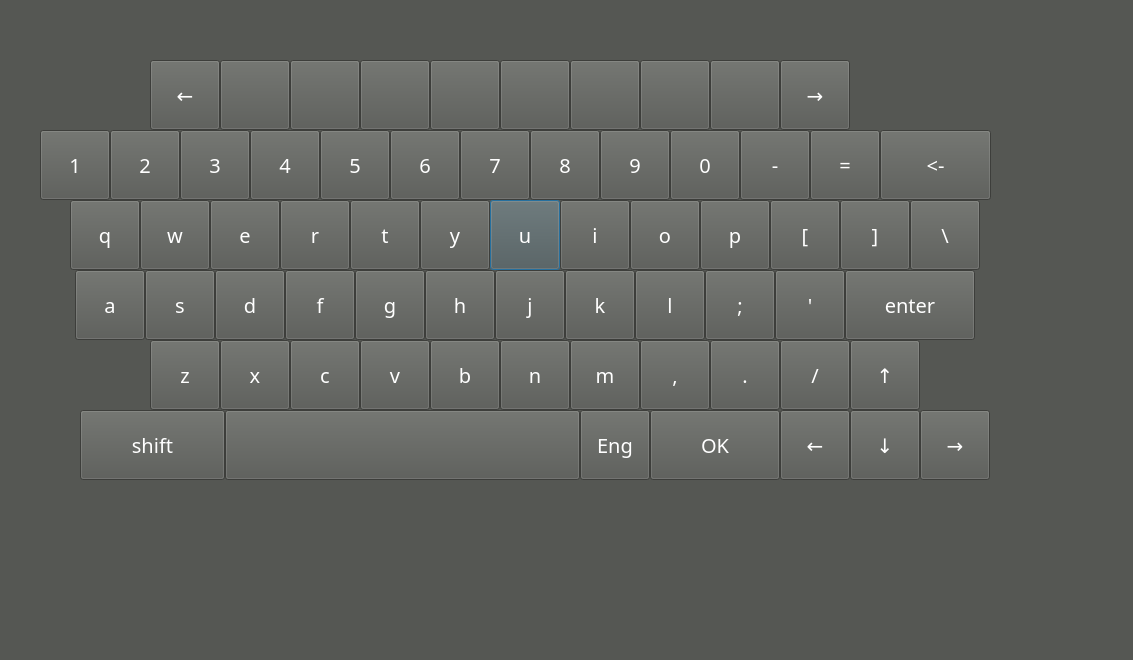
<?xml version="1.0" encoding="UTF-8"?>
<ui version="4.0">
 <class>Dialog</class>
 <widget class="QDialog" name="Dialog">
  <property name="geometry">
   <rect>
    <x>0</x>
    <y>0</y>
    <width>1133</width>
    <height>660</height>
   </rect>
  </property>
  <property name="windowTitle">
   <string>Dialog</string>
  </property>
  <property name="styleSheet">
   <string notr="true">background-color: rgb(85, 87, 83);
color: rgb(255, 255, 255);</string>
  </property>
  <widget class="QLineEdit" name="lineEdit_window">
   <property name="geometry">
    <rect>
     <x>40</x>
     <y>0</y>
     <width>631</width>
     <height>60</height>
    </rect>
   </property>
   <property name="minimumSize">
    <size>
     <width>0</width>
     <height>60</height>
    </size>
   </property>
   <property name="font">
    <font>
     <family>Noto Sans S Chinese</family>
     <pointsize>15</pointsize>
     <weight>50</weight>
     <italic>false</italic>
     <bold>false</bold>
    </font>
   </property>
   <property name="text">
    <string/>
   </property>
   <property name="frame">
    <bool>false</bool>
   </property>
  </widget>
  <widget class="QPushButton" name="pushButton_u">
   <property name="geometry">
    <rect>
     <x>490</x>
     <y>200</y>
     <width>70</width>
     <height>70</height>
    </rect>
   </property>
   <property name="minimumSize">
    <size>
     <width>0</width>
     <height>70</height>
    </size>
   </property>
   <property name="font">
    <font>
     <family>Noto Sans S Chinese</family>
     <pointsize>15</pointsize>
     <weight>50</weight>
     <italic>false</italic>
     <bold>false</bold>
    </font>
   </property>
   <property name="text">
    <string>u</string>
   </property>
  </widget>
  <widget class="QPushButton" name="pushButton_t">
   <property name="geometry">
    <rect>
     <x>350</x>
     <y>200</y>
     <width>70</width>
     <height>70</height>
    </rect>
   </property>
   <property name="minimumSize">
    <size>
     <width>0</width>
     <height>70</height>
    </size>
   </property>
   <property name="font">
    <font>
     <family>Noto Sans S Chinese</family>
     <pointsize>15</pointsize>
     <weight>50</weight>
     <italic>false</italic>
     <bold>false</bold>
    </font>
   </property>
   <property name="text">
    <string>t</string>
   </property>
  </widget>
  <widget class="QPushButton" name="pushButton_y">
   <property name="geometry">
    <rect>
     <x>420</x>
     <y>200</y>
     <width>70</width>
     <height>70</height>
    </rect>
   </property>
   <property name="minimumSize">
    <size>
     <width>0</width>
     <height>70</height>
    </size>
   </property>
   <property name="font">
    <font>
     <family>Noto Sans S Chinese</family>
     <pointsize>15</pointsize>
     <weight>50</weight>
     <italic>false</italic>
     <bold>false</bold>
    </font>
   </property>
   <property name="text">
    <string>y</string>
   </property>
  </widget>
  <widget class="QPushButton" name="pushButton_i">
   <property name="geometry">
    <rect>
     <x>560</x>
     <y>200</y>
     <width>70</width>
     <height>70</height>
    </rect>
   </property>
   <property name="minimumSize">
    <size>
     <width>0</width>
     <height>70</height>
    </size>
   </property>
   <property name="font">
    <font>
     <family>Noto Sans S Chinese</family>
     <pointsize>15</pointsize>
     <weight>50</weight>
     <italic>false</italic>
     <bold>false</bold>
    </font>
   </property>
   <property name="text">
    <string>i</string>
   </property>
  </widget>
  <widget class="QPushButton" name="pushButton_q">
   <property name="geometry">
    <rect>
     <x>70</x>
     <y>200</y>
     <width>70</width>
     <height>70</height>
    </rect>
   </property>
   <property name="minimumSize">
    <size>
     <width>0</width>
     <height>70</height>
    </size>
   </property>
   <property name="font">
    <font>
     <family>Noto Sans S Chinese</family>
     <pointsize>15</pointsize>
     <weight>50</weight>
     <italic>false</italic>
     <bold>false</bold>
    </font>
   </property>
   <property name="text">
    <string>q</string>
   </property>
  </widget>
  <widget class="QPushButton" name="pushButton_zuokuo">
   <property name="geometry">
    <rect>
     <x>770</x>
     <y>200</y>
     <width>70</width>
     <height>70</height>
    </rect>
   </property>
   <property name="minimumSize">
    <size>
     <width>0</width>
     <height>70</height>
    </size>
   </property>
   <property name="font">
    <font>
     <family>Noto Sans S Chinese</family>
     <pointsize>15</pointsize>
     <weight>50</weight>
     <italic>false</italic>
     <bold>false</bold>
    </font>
   </property>
   <property name="text">
    <string>[</string>
   </property>
  </widget>
  <widget class="QPushButton" name="pushButton_p">
   <property name="geometry">
    <rect>
     <x>700</x>
     <y>200</y>
     <width>70</width>
     <height>70</height>
    </rect>
   </property>
   <property name="minimumSize">
    <size>
     <width>0</width>
     <height>70</height>
    </size>
   </property>
   <property name="font">
    <font>
     <family>Noto Sans S Chinese</family>
     <pointsize>15</pointsize>
     <weight>50</weight>
     <italic>false</italic>
     <bold>false</bold>
    </font>
   </property>
   <property name="text">
    <string>p</string>
   </property>
  </widget>
  <widget class="QPushButton" name="pushButton_r">
   <property name="geometry">
    <rect>
     <x>280</x>
     <y>200</y>
     <width>70</width>
     <height>70</height>
    </rect>
   </property>
   <property name="minimumSize">
    <size>
     <width>0</width>
     <height>70</height>
    </size>
   </property>
   <property name="font">
    <font>
     <family>Noto Sans S Chinese</family>
     <pointsize>15</pointsize>
     <weight>50</weight>
     <italic>false</italic>
     <bold>false</bold>
    </font>
   </property>
   <property name="text">
    <string>r</string>
   </property>
  </widget>
  <widget class="QPushButton" name="pushButton_youkuo">
   <property name="geometry">
    <rect>
     <x>840</x>
     <y>200</y>
     <width>70</width>
     <height>70</height>
    </rect>
   </property>
   <property name="minimumSize">
    <size>
     <width>0</width>
     <height>70</height>
    </size>
   </property>
   <property name="font">
    <font>
     <family>Noto Sans S Chinese</family>
     <pointsize>15</pointsize>
     <weight>50</weight>
     <italic>false</italic>
     <bold>false</bold>
    </font>
   </property>
   <property name="text">
    <string>]</string>
   </property>
  </widget>
  <widget class="QPushButton" name="pushButton_w">
   <property name="geometry">
    <rect>
     <x>140</x>
     <y>200</y>
     <width>70</width>
     <height>70</height>
    </rect>
   </property>
   <property name="minimumSize">
    <size>
     <width>0</width>
     <height>70</height>
    </size>
   </property>
   <property name="font">
    <font>
     <family>Noto Sans S Chinese</family>
     <pointsize>15</pointsize>
     <weight>50</weight>
     <italic>false</italic>
     <bold>false</bold>
    </font>
   </property>
   <property name="text">
    <string>w</string>
   </property>
  </widget>
  <widget class="QPushButton" name="pushButton_o">
   <property name="geometry">
    <rect>
     <x>630</x>
     <y>200</y>
     <width>70</width>
     <height>70</height>
    </rect>
   </property>
   <property name="minimumSize">
    <size>
     <width>0</width>
     <height>70</height>
    </size>
   </property>
   <property name="font">
    <font>
     <family>Noto Sans S Chinese</family>
     <pointsize>15</pointsize>
     <weight>50</weight>
     <italic>false</italic>
     <bold>false</bold>
    </font>
   </property>
   <property name="text">
    <string>o</string>
   </property>
  </widget>
  <widget class="QPushButton" name="pushButton_e">
   <property name="geometry">
    <rect>
     <x>210</x>
     <y>200</y>
     <width>70</width>
     <height>70</height>
    </rect>
   </property>
   <property name="minimumSize">
    <size>
     <width>0</width>
     <height>70</height>
    </size>
   </property>
   <property name="font">
    <font>
     <family>Noto Sans S Chinese</family>
     <pointsize>15</pointsize>
     <weight>50</weight>
     <italic>false</italic>
     <bold>false</bold>
    </font>
   </property>
   <property name="text">
    <string>e</string>
   </property>
  </widget>
  <widget class="QPushButton" name="pushButton_j">
   <property name="geometry">
    <rect>
     <x>495</x>
     <y>270</y>
     <width>70</width>
     <height>70</height>
    </rect>
   </property>
   <property name="minimumSize">
    <size>
     <width>0</width>
     <height>70</height>
    </size>
   </property>
   <property name="font">
    <font>
     <family>Noto Sans S Chinese</family>
     <pointsize>15</pointsize>
     <weight>50</weight>
     <italic>false</italic>
     <bold>false</bold>
    </font>
   </property>
   <property name="text">
    <string>j</string>
   </property>
  </widget>
  <widget class="QPushButton" name="pushButton_g">
   <property name="geometry">
    <rect>
     <x>355</x>
     <y>270</y>
     <width>70</width>
     <height>70</height>
    </rect>
   </property>
   <property name="minimumSize">
    <size>
     <width>0</width>
     <height>70</height>
    </size>
   </property>
   <property name="font">
    <font>
     <family>Noto Sans S Chinese</family>
     <pointsize>15</pointsize>
     <weight>50</weight>
     <italic>false</italic>
     <bold>false</bold>
    </font>
   </property>
   <property name="text">
    <string>g</string>
   </property>
  </widget>
  <widget class="QPushButton" name="pushButton_h">
   <property name="geometry">
    <rect>
     <x>425</x>
     <y>270</y>
     <width>70</width>
     <height>70</height>
    </rect>
   </property>
   <property name="minimumSize">
    <size>
     <width>0</width>
     <height>70</height>
    </size>
   </property>
   <property name="font">
    <font>
     <family>Noto Sans S Chinese</family>
     <pointsize>15</pointsize>
     <weight>50</weight>
     <italic>false</italic>
     <bold>false</bold>
    </font>
   </property>
   <property name="text">
    <string>h</string>
   </property>
  </widget>
  <widget class="QPushButton" name="pushButton_k">
   <property name="geometry">
    <rect>
     <x>565</x>
     <y>270</y>
     <width>70</width>
     <height>70</height>
    </rect>
   </property>
   <property name="minimumSize">
    <size>
     <width>0</width>
     <height>70</height>
    </size>
   </property>
   <property name="font">
    <font>
     <family>Noto Sans S Chinese</family>
     <pointsize>15</pointsize>
     <weight>50</weight>
     <italic>false</italic>
     <bold>false</bold>
    </font>
   </property>
   <property name="text">
    <string>k</string>
   </property>
  </widget>
  <widget class="QPushButton" name="pushButton_a">
   <property name="geometry">
    <rect>
     <x>75</x>
     <y>270</y>
     <width>70</width>
     <height>70</height>
    </rect>
   </property>
   <property name="minimumSize">
    <size>
     <width>0</width>
     <height>70</height>
    </size>
   </property>
   <property name="font">
    <font>
     <family>Noto Sans S Chinese</family>
     <pointsize>15</pointsize>
     <weight>50</weight>
     <italic>false</italic>
     <bold>false</bold>
    </font>
   </property>
   <property name="text">
    <string>a</string>
   </property>
  </widget>
  <widget class="QPushButton" name="pushButton_quote">
   <property name="geometry">
    <rect>
     <x>775</x>
     <y>270</y>
     <width>70</width>
     <height>70</height>
    </rect>
   </property>
   <property name="minimumSize">
    <size>
     <width>0</width>
     <height>70</height>
    </size>
   </property>
   <property name="font">
    <font>
     <family>Noto Sans S Chinese</family>
     <pointsize>15</pointsize>
     <weight>50</weight>
     <italic>false</italic>
     <bold>false</bold>
    </font>
   </property>
   <property name="text">
    <string>'</string>
   </property>
  </widget>
  <widget class="QPushButton" name="pushButton_semicolon">
   <property name="geometry">
    <rect>
     <x>705</x>
     <y>270</y>
     <width>70</width>
     <height>70</height>
    </rect>
   </property>
   <property name="minimumSize">
    <size>
     <width>0</width>
     <height>70</height>
    </size>
   </property>
   <property name="font">
    <font>
     <family>Noto Sans S Chinese</family>
     <pointsize>15</pointsize>
     <weight>50</weight>
     <italic>false</italic>
     <bold>false</bold>
    </font>
   </property>
   <property name="text">
    <string>;</string>
   </property>
  </widget>
  <widget class="QPushButton" name="pushButton_f">
   <property name="geometry">
    <rect>
     <x>285</x>
     <y>270</y>
     <width>70</width>
     <height>70</height>
    </rect>
   </property>
   <property name="minimumSize">
    <size>
     <width>0</width>
     <height>70</height>
    </size>
   </property>
   <property name="font">
    <font>
     <family>Noto Sans S Chinese</family>
     <pointsize>15</pointsize>
     <weight>50</weight>
     <italic>false</italic>
     <bold>false</bold>
    </font>
   </property>
   <property name="text">
    <string>f</string>
   </property>
  </widget>
  <widget class="QPushButton" name="pushButton_enter">
   <property name="geometry">
    <rect>
     <x>845</x>
     <y>270</y>
     <width>130</width>
     <height>70</height>
    </rect>
   </property>
   <property name="minimumSize">
    <size>
     <width>0</width>
     <height>70</height>
    </size>
   </property>
   <property name="font">
    <font>
     <family>Noto Sans S Chinese</family>
     <pointsize>15</pointsize>
     <weight>50</weight>
     <italic>false</italic>
     <bold>false</bold>
    </font>
   </property>
   <property name="text">
    <string>enter</string>
   </property>
  </widget>
  <widget class="QPushButton" name="pushButton_s">
   <property name="geometry">
    <rect>
     <x>145</x>
     <y>270</y>
     <width>70</width>
     <height>70</height>
    </rect>
   </property>
   <property name="minimumSize">
    <size>
     <width>0</width>
     <height>70</height>
    </size>
   </property>
   <property name="font">
    <font>
     <family>Noto Sans S Chinese</family>
     <pointsize>15</pointsize>
     <weight>50</weight>
     <italic>false</italic>
     <bold>false</bold>
    </font>
   </property>
   <property name="text">
    <string>s</string>
   </property>
  </widget>
  <widget class="QPushButton" name="pushButton_l">
   <property name="geometry">
    <rect>
     <x>635</x>
     <y>270</y>
     <width>70</width>
     <height>70</height>
    </rect>
   </property>
   <property name="minimumSize">
    <size>
     <width>0</width>
     <height>70</height>
    </size>
   </property>
   <property name="font">
    <font>
     <family>Noto Sans S Chinese</family>
     <pointsize>15</pointsize>
     <weight>50</weight>
     <italic>false</italic>
     <bold>false</bold>
    </font>
   </property>
   <property name="text">
    <string>l</string>
   </property>
  </widget>
  <widget class="QPushButton" name="pushButton_d">
   <property name="geometry">
    <rect>
     <x>215</x>
     <y>270</y>
     <width>70</width>
     <height>70</height>
    </rect>
   </property>
   <property name="minimumSize">
    <size>
     <width>0</width>
     <height>70</height>
    </size>
   </property>
   <property name="font">
    <font>
     <family>Noto Sans S Chinese</family>
     <pointsize>15</pointsize>
     <weight>50</weight>
     <italic>false</italic>
     <bold>false</bold>
    </font>
   </property>
   <property name="text">
    <string>d</string>
   </property>
  </widget>
  <widget class="QPushButton" name="pushButton_m">
   <property name="geometry">
    <rect>
     <x>570</x>
     <y>340</y>
     <width>70</width>
     <height>70</height>
    </rect>
   </property>
   <property name="minimumSize">
    <size>
     <width>0</width>
     <height>70</height>
    </size>
   </property>
   <property name="font">
    <font>
     <family>Noto Sans S Chinese</family>
     <pointsize>15</pointsize>
     <weight>50</weight>
     <italic>false</italic>
     <bold>false</bold>
    </font>
   </property>
   <property name="text">
    <string>m</string>
   </property>
  </widget>
  <widget class="QPushButton" name="pushButton_b">
   <property name="geometry">
    <rect>
     <x>430</x>
     <y>340</y>
     <width>70</width>
     <height>70</height>
    </rect>
   </property>
   <property name="minimumSize">
    <size>
     <width>0</width>
     <height>70</height>
    </size>
   </property>
   <property name="font">
    <font>
     <family>Noto Sans S Chinese</family>
     <pointsize>15</pointsize>
     <weight>50</weight>
     <italic>false</italic>
     <bold>false</bold>
    </font>
   </property>
   <property name="text">
    <string>b</string>
   </property>
  </widget>
  <widget class="QPushButton" name="pushButton_n">
   <property name="geometry">
    <rect>
     <x>500</x>
     <y>340</y>
     <width>70</width>
     <height>70</height>
    </rect>
   </property>
   <property name="minimumSize">
    <size>
     <width>0</width>
     <height>70</height>
    </size>
   </property>
   <property name="font">
    <font>
     <family>Noto Sans S Chinese</family>
     <pointsize>15</pointsize>
     <weight>50</weight>
     <italic>false</italic>
     <bold>false</bold>
    </font>
   </property>
   <property name="text">
    <string>n</string>
   </property>
  </widget>
  <widget class="QPushButton" name="pushButton_comma">
   <property name="geometry">
    <rect>
     <x>640</x>
     <y>340</y>
     <width>70</width>
     <height>70</height>
    </rect>
   </property>
   <property name="minimumSize">
    <size>
     <width>0</width>
     <height>70</height>
    </size>
   </property>
   <property name="font">
    <font>
     <family>Noto Sans S Chinese</family>
     <pointsize>15</pointsize>
     <weight>50</weight>
     <italic>false</italic>
     <bold>false</bold>
    </font>
   </property>
   <property name="text">
    <string>,</string>
   </property>
  </widget>
  <widget class="QPushButton" name="pushButton_z">
   <property name="geometry">
    <rect>
     <x>150</x>
     <y>340</y>
     <width>70</width>
     <height>70</height>
    </rect>
   </property>
   <property name="minimumSize">
    <size>
     <width>0</width>
     <height>70</height>
    </size>
   </property>
   <property name="font">
    <font>
     <family>Noto Sans S Chinese</family>
     <pointsize>15</pointsize>
     <weight>50</weight>
     <italic>false</italic>
     <bold>false</bold>
    </font>
   </property>
   <property name="text">
    <string>z</string>
   </property>
  </widget>
  <widget class="QPushButton" name="pushButton_splash">
   <property name="geometry">
    <rect>
     <x>780</x>
     <y>340</y>
     <width>70</width>
     <height>70</height>
    </rect>
   </property>
   <property name="minimumSize">
    <size>
     <width>0</width>
     <height>70</height>
    </size>
   </property>
   <property name="font">
    <font>
     <family>Noto Sans S Chinese</family>
     <pointsize>15</pointsize>
     <weight>50</weight>
     <italic>false</italic>
     <bold>false</bold>
    </font>
   </property>
   <property name="text">
    <string>/</string>
   </property>
  </widget>
  <widget class="QPushButton" name="pushButton_v">
   <property name="geometry">
    <rect>
     <x>360</x>
     <y>340</y>
     <width>70</width>
     <height>70</height>
    </rect>
   </property>
   <property name="minimumSize">
    <size>
     <width>0</width>
     <height>70</height>
    </size>
   </property>
   <property name="font">
    <font>
     <family>Noto Sans S Chinese</family>
     <pointsize>15</pointsize>
     <weight>50</weight>
     <italic>false</italic>
     <bold>false</bold>
    </font>
   </property>
   <property name="text">
    <string>v</string>
   </property>
  </widget>
  <widget class="QPushButton" name="pushButton_x">
   <property name="geometry">
    <rect>
     <x>220</x>
     <y>340</y>
     <width>70</width>
     <height>70</height>
    </rect>
   </property>
   <property name="minimumSize">
    <size>
     <width>0</width>
     <height>70</height>
    </size>
   </property>
   <property name="font">
    <font>
     <family>Noto Sans S Chinese</family>
     <pointsize>15</pointsize>
     <weight>50</weight>
     <italic>false</italic>
     <bold>false</bold>
    </font>
   </property>
   <property name="text">
    <string>x</string>
   </property>
  </widget>
  <widget class="QPushButton" name="pushButton_period">
   <property name="geometry">
    <rect>
     <x>710</x>
     <y>340</y>
     <width>70</width>
     <height>70</height>
    </rect>
   </property>
   <property name="minimumSize">
    <size>
     <width>0</width>
     <height>70</height>
    </size>
   </property>
   <property name="font">
    <font>
     <family>Noto Sans S Chinese</family>
     <pointsize>15</pointsize>
     <weight>50</weight>
     <italic>false</italic>
     <bold>false</bold>
    </font>
   </property>
   <property name="text">
    <string>.</string>
   </property>
  </widget>
  <widget class="QPushButton" name="pushButton_c">
   <property name="geometry">
    <rect>
     <x>290</x>
     <y>340</y>
     <width>70</width>
     <height>70</height>
    </rect>
   </property>
   <property name="minimumSize">
    <size>
     <width>0</width>
     <height>70</height>
    </size>
   </property>
   <property name="font">
    <font>
     <family>Noto Sans S Chinese</family>
     <pointsize>15</pointsize>
     <weight>50</weight>
     <italic>false</italic>
     <bold>false</bold>
    </font>
   </property>
   <property name="text">
    <string>c</string>
   </property>
  </widget>
  <widget class="QPushButton" name="pushButton_shift">
   <property name="geometry">
    <rect>
     <x>80</x>
     <y>410</y>
     <width>145</width>
     <height>70</height>
    </rect>
   </property>
   <property name="minimumSize">
    <size>
     <width>0</width>
     <height>70</height>
    </size>
   </property>
   <property name="font">
    <font>
     <family>Noto Sans S Chinese</family>
     <pointsize>15</pointsize>
     <weight>50</weight>
     <italic>false</italic>
     <bold>false</bold>
    </font>
   </property>
   <property name="text">
    <string>shift</string>
   </property>
  </widget>
  <widget class="QPushButton" name="pushButton_whitespace">
   <property name="geometry">
    <rect>
     <x>225</x>
     <y>410</y>
     <width>355</width>
     <height>70</height>
    </rect>
   </property>
   <property name="minimumSize">
    <size>
     <width>0</width>
     <height>70</height>
    </size>
   </property>
   <property name="font">
    <font>
     <family>Noto Sans S Chinese</family>
     <pointsize>15</pointsize>
     <weight>50</weight>
     <italic>false</italic>
     <bold>false</bold>
    </font>
   </property>
   <property name="text">
    <string/>
   </property>
  </widget>
  <widget class="QPushButton" name="pushButton_up">
   <property name="geometry">
    <rect>
     <x>850</x>
     <y>340</y>
     <width>70</width>
     <height>70</height>
    </rect>
   </property>
   <property name="minimumSize">
    <size>
     <width>0</width>
     <height>70</height>
    </size>
   </property>
   <property name="font">
    <font>
     <family>Noto Sans S Chinese</family>
     <pointsize>15</pointsize>
     <weight>50</weight>
     <italic>false</italic>
     <bold>false</bold>
    </font>
   </property>
   <property name="text">
    <string>↑</string>
   </property>
  </widget>
  <widget class="QPushButton" name="pushButton_backsplash">
   <property name="geometry">
    <rect>
     <x>910</x>
     <y>200</y>
     <width>70</width>
     <height>70</height>
    </rect>
   </property>
   <property name="minimumSize">
    <size>
     <width>0</width>
     <height>70</height>
    </size>
   </property>
   <property name="font">
    <font>
     <family>Noto Sans S Chinese</family>
     <pointsize>15</pointsize>
     <weight>50</weight>
     <italic>false</italic>
     <bold>false</bold>
    </font>
   </property>
   <property name="text">
    <string>\</string>
   </property>
  </widget>
  <widget class="QPushButton" name="pushButton_left">
   <property name="geometry">
    <rect>
     <x>780</x>
     <y>410</y>
     <width>70</width>
     <height>70</height>
    </rect>
   </property>
   <property name="minimumSize">
    <size>
     <width>0</width>
     <height>70</height>
    </size>
   </property>
   <property name="font">
    <font>
     <family>Noto Sans S Chinese</family>
     <pointsize>15</pointsize>
     <weight>50</weight>
     <italic>false</italic>
     <bold>false</bold>
    </font>
   </property>
   <property name="text">
    <string>←</string>
   </property>
  </widget>
  <widget class="QPushButton" name="pushButton_right">
   <property name="geometry">
    <rect>
     <x>920</x>
     <y>410</y>
     <width>70</width>
     <height>70</height>
    </rect>
   </property>
   <property name="minimumSize">
    <size>
     <width>0</width>
     <height>70</height>
    </size>
   </property>
   <property name="font">
    <font>
     <family>Noto Sans S Chinese</family>
     <pointsize>15</pointsize>
     <weight>50</weight>
     <italic>false</italic>
     <bold>false</bold>
    </font>
   </property>
   <property name="text">
    <string>→</string>
   </property>
  </widget>
  <widget class="QPushButton" name="pushButton_down">
   <property name="geometry">
    <rect>
     <x>850</x>
     <y>410</y>
     <width>70</width>
     <height>70</height>
    </rect>
   </property>
   <property name="minimumSize">
    <size>
     <width>0</width>
     <height>70</height>
    </size>
   </property>
   <property name="font">
    <font>
     <family>Noto Sans S Chinese</family>
     <pointsize>15</pointsize>
     <weight>50</weight>
     <italic>false</italic>
     <bold>false</bold>
    </font>
   </property>
   <property name="text">
    <string>↓</string>
   </property>
  </widget>
  <widget class="QPushButton" name="pushButton_n2">
   <property name="geometry">
    <rect>
     <x>110</x>
     <y>130</y>
     <width>70</width>
     <height>70</height>
    </rect>
   </property>
   <property name="minimumSize">
    <size>
     <width>70</width>
     <height>70</height>
    </size>
   </property>
   <property name="font">
    <font>
     <family>Noto Sans S Chinese</family>
     <pointsize>15</pointsize>
     <weight>50</weight>
     <italic>false</italic>
     <bold>false</bold>
    </font>
   </property>
   <property name="focusPolicy">
    <enum>Qt::ClickFocus</enum>
   </property>
   <property name="text">
    <string>2</string>
   </property>
  </widget>
  <widget class="QPushButton" name="pushButton_is_hanzi">
   <property name="geometry">
    <rect>
     <x>580</x>
     <y>410</y>
     <width>70</width>
     <height>70</height>
    </rect>
   </property>
   <property name="minimumSize">
    <size>
     <width>0</width>
     <height>70</height>
    </size>
   </property>
   <property name="font">
    <font>
     <family>Noto Sans S Chinese</family>
     <pointsize>15</pointsize>
     <weight>50</weight>
     <italic>false</italic>
     <bold>false</bold>
    </font>
   </property>
   <property name="text">
    <string>Eng</string>
   </property>
  </widget>
  <widget class="QPushButton" name="pushButton_ok">
   <property name="geometry">
    <rect>
     <x>650</x>
     <y>410</y>
     <width>130</width>
     <height>70</height>
    </rect>
   </property>
   <property name="minimumSize">
    <size>
     <width>0</width>
     <height>70</height>
    </size>
   </property>
   <property name="palette">
    <palette>
     <active>
      <colorrole role="WindowText">
       <brush brushstyle="SolidPattern">
        <color alpha="255">
         <red>255</red>
         <green>255</green>
         <blue>255</blue>
        </color>
       </brush>
      </colorrole>
      <colorrole role="Button">
       <brush brushstyle="SolidPattern">
        <color alpha="255">
         <red>85</red>
         <green>87</green>
         <blue>83</blue>
        </color>
       </brush>
      </colorrole>
      <colorrole role="Text">
       <brush brushstyle="SolidPattern">
        <color alpha="255">
         <red>255</red>
         <green>255</green>
         <blue>255</blue>
        </color>
       </brush>
      </colorrole>
      <colorrole role="ButtonText">
       <brush brushstyle="SolidPattern">
        <color alpha="255">
         <red>255</red>
         <green>255</green>
         <blue>255</blue>
        </color>
       </brush>
      </colorrole>
      <colorrole role="Base">
       <brush brushstyle="SolidPattern">
        <color alpha="255">
         <red>85</red>
         <green>87</green>
         <blue>83</blue>
        </color>
       </brush>
      </colorrole>
      <colorrole role="Window">
       <brush brushstyle="SolidPattern">
        <color alpha="255">
         <red>85</red>
         <green>87</green>
         <blue>83</blue>
        </color>
       </brush>
      </colorrole>
     </active>
     <inactive>
      <colorrole role="WindowText">
       <brush brushstyle="SolidPattern">
        <color alpha="255">
         <red>255</red>
         <green>255</green>
         <blue>255</blue>
        </color>
       </brush>
      </colorrole>
      <colorrole role="Button">
       <brush brushstyle="SolidPattern">
        <color alpha="255">
         <red>85</red>
         <green>87</green>
         <blue>83</blue>
        </color>
       </brush>
      </colorrole>
      <colorrole role="Text">
       <brush brushstyle="SolidPattern">
        <color alpha="255">
         <red>255</red>
         <green>255</green>
         <blue>255</blue>
        </color>
       </brush>
      </colorrole>
      <colorrole role="ButtonText">
       <brush brushstyle="SolidPattern">
        <color alpha="255">
         <red>255</red>
         <green>255</green>
         <blue>255</blue>
        </color>
       </brush>
      </colorrole>
      <colorrole role="Base">
       <brush brushstyle="SolidPattern">
        <color alpha="255">
         <red>85</red>
         <green>87</green>
         <blue>83</blue>
        </color>
       </brush>
      </colorrole>
      <colorrole role="Window">
       <brush brushstyle="SolidPattern">
        <color alpha="255">
         <red>85</red>
         <green>87</green>
         <blue>83</blue>
        </color>
       </brush>
      </colorrole>
     </inactive>
     <disabled>
      <colorrole role="WindowText">
       <brush brushstyle="SolidPattern">
        <color alpha="255">
         <red>255</red>
         <green>255</green>
         <blue>255</blue>
        </color>
       </brush>
      </colorrole>
      <colorrole role="Button">
       <brush brushstyle="SolidPattern">
        <color alpha="255">
         <red>85</red>
         <green>87</green>
         <blue>83</blue>
        </color>
       </brush>
      </colorrole>
      <colorrole role="Text">
       <brush brushstyle="SolidPattern">
        <color alpha="255">
         <red>255</red>
         <green>255</green>
         <blue>255</blue>
        </color>
       </brush>
      </colorrole>
      <colorrole role="ButtonText">
       <brush brushstyle="SolidPattern">
        <color alpha="255">
         <red>255</red>
         <green>255</green>
         <blue>255</blue>
        </color>
       </brush>
      </colorrole>
      <colorrole role="Base">
       <brush brushstyle="SolidPattern">
        <color alpha="255">
         <red>85</red>
         <green>87</green>
         <blue>83</blue>
        </color>
       </brush>
      </colorrole>
      <colorrole role="Window">
       <brush brushstyle="SolidPattern">
        <color alpha="255">
         <red>85</red>
         <green>87</green>
         <blue>83</blue>
        </color>
       </brush>
      </colorrole>
     </disabled>
    </palette>
   </property>
   <property name="font">
    <font>
     <family>Noto Sans S Chinese</family>
     <pointsize>15</pointsize>
     <weight>50</weight>
     <italic>false</italic>
     <bold>false</bold>
    </font>
   </property>
   <property name="text">
    <string>OK</string>
   </property>
  </widget>
  <widget class="QPushButton" name="pushButton_hanzi_7">
   <property name="geometry">
    <rect>
     <x>570</x>
     <y>60</y>
     <width>70</width>
     <height>70</height>
    </rect>
   </property>
   <property name="minimumSize">
    <size>
     <width>70</width>
     <height>70</height>
    </size>
   </property>
   <property name="font">
    <font>
     <family>Noto Sans S Chinese</family>
     <pointsize>10</pointsize>
     <weight>50</weight>
     <italic>false</italic>
     <bold>false</bold>
    </font>
   </property>
   <property name="text">
    <string/>
   </property>
  </widget>
  <widget class="QPushButton" name="pushButton_hanzi_5">
   <property name="geometry">
    <rect>
     <x>500</x>
     <y>60</y>
     <width>70</width>
     <height>70</height>
    </rect>
   </property>
   <property name="minimumSize">
    <size>
     <width>70</width>
     <height>70</height>
    </size>
   </property>
   <property name="font">
    <font>
     <family>Noto Sans S Chinese</family>
     <pointsize>10</pointsize>
     <weight>50</weight>
     <italic>false</italic>
     <bold>false</bold>
    </font>
   </property>
   <property name="text">
    <string/>
   </property>
  </widget>
  <widget class="QPushButton" name="pushButton_hanzi_6">
   <property name="geometry">
    <rect>
     <x>640</x>
     <y>60</y>
     <width>70</width>
     <height>70</height>
    </rect>
   </property>
   <property name="minimumSize">
    <size>
     <width>70</width>
     <height>70</height>
    </size>
   </property>
   <property name="font">
    <font>
     <family>Noto Sans S Chinese</family>
     <pointsize>10</pointsize>
     <weight>50</weight>
     <italic>false</italic>
     <bold>false</bold>
    </font>
   </property>
   <property name="text">
    <string/>
   </property>
  </widget>
  <widget class="QPushButton" name="pushButton_hanzi_8">
   <property name="geometry">
    <rect>
     <x>710</x>
     <y>60</y>
     <width>70</width>
     <height>70</height>
    </rect>
   </property>
   <property name="minimumSize">
    <size>
     <width>70</width>
     <height>70</height>
    </size>
   </property>
   <property name="font">
    <font>
     <family>Noto Sans S Chinese</family>
     <pointsize>10</pointsize>
     <weight>50</weight>
     <italic>false</italic>
     <bold>false</bold>
    </font>
   </property>
   <property name="text">
    <string/>
   </property>
  </widget>
  <widget class="QPushButton" name="pushButton_hanzi_4">
   <property name="geometry">
    <rect>
     <x>430</x>
     <y>60</y>
     <width>70</width>
     <height>70</height>
    </rect>
   </property>
   <property name="minimumSize">
    <size>
     <width>70</width>
     <height>70</height>
    </size>
   </property>
   <property name="font">
    <font>
     <family>Noto Sans S Chinese</family>
     <pointsize>10</pointsize>
     <weight>50</weight>
     <italic>false</italic>
     <bold>false</bold>
    </font>
   </property>
   <property name="text">
    <string/>
   </property>
  </widget>
  <widget class="QPushButton" name="pushButton_hanzi_2">
   <property name="geometry">
    <rect>
     <x>290</x>
     <y>60</y>
     <width>70</width>
     <height>70</height>
    </rect>
   </property>
   <property name="minimumSize">
    <size>
     <width>70</width>
     <height>70</height>
    </size>
   </property>
   <property name="font">
    <font>
     <family>Noto Sans S Chinese</family>
     <pointsize>10</pointsize>
     <weight>50</weight>
     <italic>false</italic>
     <bold>false</bold>
    </font>
   </property>
   <property name="text">
    <string/>
   </property>
  </widget>
  <widget class="QPushButton" name="pushButton_hanzi_3">
   <property name="geometry">
    <rect>
     <x>360</x>
     <y>60</y>
     <width>70</width>
     <height>70</height>
    </rect>
   </property>
   <property name="minimumSize">
    <size>
     <width>70</width>
     <height>70</height>
    </size>
   </property>
   <property name="font">
    <font>
     <family>Noto Sans S Chinese</family>
     <pointsize>10</pointsize>
     <weight>50</weight>
     <italic>false</italic>
     <bold>false</bold>
    </font>
   </property>
   <property name="text">
    <string/>
   </property>
  </widget>
  <widget class="QPushButton" name="pushButton_hanzi_left">
   <property name="geometry">
    <rect>
     <x>150</x>
     <y>60</y>
     <width>70</width>
     <height>70</height>
    </rect>
   </property>
   <property name="minimumSize">
    <size>
     <width>70</width>
     <height>70</height>
    </size>
   </property>
   <property name="font">
    <font>
     <family>Noto Sans S Chinese</family>
     <pointsize>15</pointsize>
     <weight>50</weight>
     <italic>false</italic>
     <bold>false</bold>
    </font>
   </property>
   <property name="text">
    <string>←</string>
   </property>
  </widget>
  <widget class="QPushButton" name="pushButton_hanzi_right">
   <property name="geometry">
    <rect>
     <x>780</x>
     <y>60</y>
     <width>70</width>
     <height>70</height>
    </rect>
   </property>
   <property name="minimumSize">
    <size>
     <width>70</width>
     <height>70</height>
    </size>
   </property>
   <property name="font">
    <font>
     <family>Noto Sans S Chinese</family>
     <pointsize>15</pointsize>
     <weight>50</weight>
     <italic>false</italic>
     <bold>false</bold>
    </font>
   </property>
   <property name="text">
    <string>→</string>
   </property>
  </widget>
  <widget class="QPushButton" name="pushButton_hanzi_1">
   <property name="geometry">
    <rect>
     <x>220</x>
     <y>60</y>
     <width>70</width>
     <height>70</height>
    </rect>
   </property>
   <property name="minimumSize">
    <size>
     <width>70</width>
     <height>70</height>
    </size>
   </property>
   <property name="font">
    <font>
     <family>Noto Sans S Chinese</family>
     <pointsize>10</pointsize>
     <weight>50</weight>
     <italic>false</italic>
     <bold>false</bold>
    </font>
   </property>
   <property name="text">
    <string/>
   </property>
  </widget>
  <widget class="QLineEdit" name="lineEdit_pinyin">
   <property name="geometry">
    <rect>
     <x>671</x>
     <y>0</y>
     <width>180</width>
     <height>60</height>
    </rect>
   </property>
   <property name="minimumSize">
    <size>
     <width>0</width>
     <height>60</height>
    </size>
   </property>
   <property name="font">
    <font>
     <family>Noto Sans S Chinese</family>
     <pointsize>15</pointsize>
     <weight>50</weight>
     <italic>false</italic>
     <bold>false</bold>
    </font>
   </property>
   <property name="text">
    <string/>
   </property>
   <property name="frame">
    <bool>false</bool>
   </property>
  </widget>
  <widget class="QPushButton" name="pushButton_n3">
   <property name="geometry">
    <rect>
     <x>180</x>
     <y>130</y>
     <width>70</width>
     <height>70</height>
    </rect>
   </property>
   <property name="minimumSize">
    <size>
     <width>70</width>
     <height>70</height>
    </size>
   </property>
   <property name="font">
    <font>
     <family>Noto Sans S Chinese</family>
     <pointsize>15</pointsize>
     <weight>50</weight>
     <italic>false</italic>
     <bold>false</bold>
    </font>
   </property>
   <property name="text">
    <string>3</string>
   </property>
  </widget>
  <widget class="QPushButton" name="pushButton_backspace">
   <property name="geometry">
    <rect>
     <x>880</x>
     <y>130</y>
     <width>111</width>
     <height>70</height>
    </rect>
   </property>
   <property name="minimumSize">
    <size>
     <width>70</width>
     <height>70</height>
    </size>
   </property>
   <property name="font">
    <font>
     <family>Noto Sans S Chinese</family>
     <pointsize>15</pointsize>
     <weight>50</weight>
     <italic>false</italic>
     <bold>false</bold>
    </font>
   </property>
   <property name="text">
    <string>&lt;-</string>
   </property>
  </widget>
  <widget class="QPushButton" name="pushButton_n0">
   <property name="geometry">
    <rect>
     <x>670</x>
     <y>130</y>
     <width>70</width>
     <height>70</height>
    </rect>
   </property>
   <property name="minimumSize">
    <size>
     <width>70</width>
     <height>70</height>
    </size>
   </property>
   <property name="font">
    <font>
     <family>Noto Sans S Chinese</family>
     <pointsize>15</pointsize>
     <weight>50</weight>
     <italic>false</italic>
     <bold>false</bold>
    </font>
   </property>
   <property name="text">
    <string>0</string>
   </property>
  </widget>
  <widget class="QPushButton" name="pushButton_n1">
   <property name="geometry">
    <rect>
     <x>40</x>
     <y>130</y>
     <width>70</width>
     <height>70</height>
    </rect>
   </property>
   <property name="minimumSize">
    <size>
     <width>70</width>
     <height>70</height>
    </size>
   </property>
   <property name="font">
    <font>
     <family>Noto Sans S Chinese</family>
     <pointsize>15</pointsize>
     <weight>50</weight>
     <italic>false</italic>
     <bold>false</bold>
    </font>
   </property>
   <property name="focusPolicy">
    <enum>Qt::ClickFocus</enum>
   </property>
   <property name="text">
    <string>1</string>
   </property>
  </widget>
  <widget class="QPushButton" name="pushButton_n6">
   <property name="geometry">
    <rect>
     <x>390</x>
     <y>130</y>
     <width>70</width>
     <height>70</height>
    </rect>
   </property>
   <property name="minimumSize">
    <size>
     <width>70</width>
     <height>70</height>
    </size>
   </property>
   <property name="font">
    <font>
     <family>Noto Sans S Chinese</family>
     <pointsize>15</pointsize>
     <weight>50</weight>
     <italic>false</italic>
     <bold>false</bold>
    </font>
   </property>
   <property name="text">
    <string>6</string>
   </property>
  </widget>
  <widget class="QPushButton" name="pushButton_deng">
   <property name="geometry">
    <rect>
     <x>810</x>
     <y>130</y>
     <width>70</width>
     <height>70</height>
    </rect>
   </property>
   <property name="minimumSize">
    <size>
     <width>70</width>
     <height>70</height>
    </size>
   </property>
   <property name="font">
    <font>
     <family>Noto Sans S Chinese</family>
     <pointsize>15</pointsize>
     <weight>50</weight>
     <italic>false</italic>
     <bold>false</bold>
    </font>
   </property>
   <property name="text">
    <string>=</string>
   </property>
  </widget>
  <widget class="QPushButton" name="pushButton_gang">
   <property name="geometry">
    <rect>
     <x>740</x>
     <y>130</y>
     <width>70</width>
     <height>70</height>
    </rect>
   </property>
   <property name="minimumSize">
    <size>
     <width>70</width>
     <height>70</height>
    </size>
   </property>
   <property name="font">
    <font>
     <family>Noto Sans S Chinese</family>
     <pointsize>15</pointsize>
     <weight>50</weight>
     <italic>false</italic>
     <bold>false</bold>
    </font>
   </property>
   <property name="text">
    <string>-</string>
   </property>
  </widget>
  <widget class="QPushButton" name="pushButton_n5">
   <property name="geometry">
    <rect>
     <x>320</x>
     <y>130</y>
     <width>70</width>
     <height>70</height>
    </rect>
   </property>
   <property name="minimumSize">
    <size>
     <width>70</width>
     <height>70</height>
    </size>
   </property>
   <property name="font">
    <font>
     <family>Noto Sans S Chinese</family>
     <pointsize>15</pointsize>
     <weight>50</weight>
     <italic>false</italic>
     <bold>false</bold>
    </font>
   </property>
   <property name="text">
    <string>5</string>
   </property>
  </widget>
  <widget class="QPushButton" name="pushButton_n7">
   <property name="geometry">
    <rect>
     <x>460</x>
     <y>130</y>
     <width>70</width>
     <height>70</height>
    </rect>
   </property>
   <property name="minimumSize">
    <size>
     <width>70</width>
     <height>70</height>
    </size>
   </property>
   <property name="font">
    <font>
     <family>Noto Sans S Chinese</family>
     <pointsize>15</pointsize>
     <weight>50</weight>
     <italic>false</italic>
     <bold>false</bold>
    </font>
   </property>
   <property name="text">
    <string>7</string>
   </property>
  </widget>
  <widget class="QPushButton" name="pushButton_n8">
   <property name="geometry">
    <rect>
     <x>530</x>
     <y>130</y>
     <width>70</width>
     <height>70</height>
    </rect>
   </property>
   <property name="minimumSize">
    <size>
     <width>70</width>
     <height>70</height>
    </size>
   </property>
   <property name="font">
    <font>
     <family>Noto Sans S Chinese</family>
     <pointsize>15</pointsize>
     <weight>50</weight>
     <italic>false</italic>
     <bold>false</bold>
    </font>
   </property>
   <property name="text">
    <string>8</string>
   </property>
  </widget>
  <widget class="QPushButton" name="pushButton_n4">
   <property name="geometry">
    <rect>
     <x>250</x>
     <y>130</y>
     <width>70</width>
     <height>70</height>
    </rect>
   </property>
   <property name="minimumSize">
    <size>
     <width>70</width>
     <height>70</height>
    </size>
   </property>
   <property name="font">
    <font>
     <family>Noto Sans S Chinese</family>
     <pointsize>15</pointsize>
     <weight>50</weight>
     <italic>false</italic>
     <bold>false</bold>
    </font>
   </property>
   <property name="text">
    <string>4</string>
   </property>
  </widget>
  <widget class="QPushButton" name="pushButton_n9">
   <property name="geometry">
    <rect>
     <x>600</x>
     <y>130</y>
     <width>70</width>
     <height>70</height>
    </rect>
   </property>
   <property name="minimumSize">
    <size>
     <width>70</width>
     <height>70</height>
    </size>
   </property>
   <property name="font">
    <font>
     <family>Noto Sans S Chinese</family>
     <pointsize>15</pointsize>
     <weight>50</weight>
     <italic>false</italic>
     <bold>false</bold>
    </font>
   </property>
   <property name="text">
    <string>9</string>
   </property>
  </widget>
 </widget>
 <tabstops>
  <tabstop>pushButton_hanzi_left</tabstop>
  <tabstop>pushButton_hanzi_1</tabstop>
  <tabstop>pushButton_hanzi_2</tabstop>
  <tabstop>pushButton_hanzi_3</tabstop>
  <tabstop>pushButton_hanzi_4</tabstop>
  <tabstop>pushButton_hanzi_5</tabstop>
  <tabstop>pushButton_hanzi_6</tabstop>
  <tabstop>pushButton_hanzi_7</tabstop>
  <tabstop>pushButton_hanzi_8</tabstop>
  <tabstop>pushButton_hanzi_right</tabstop>
  <tabstop>pushButton_n1</tabstop>
  <tabstop>pushButton_n2</tabstop>
  <tabstop>pushButton_n3</tabstop>
  <tabstop>pushButton_n4</tabstop>
  <tabstop>pushButton_n5</tabstop>
  <tabstop>pushButton_n6</tabstop>
  <tabstop>pushButton_n7</tabstop>
  <tabstop>pushButton_n8</tabstop>
  <tabstop>pushButton_n9</tabstop>
  <tabstop>pushButton_n0</tabstop>
  <tabstop>pushButton_gang</tabstop>
  <tabstop>pushButton_deng</tabstop>
  <tabstop>pushButton_backspace</tabstop>
  <tabstop>pushButton_q</tabstop>
  <tabstop>pushButton_w</tabstop>
  <tabstop>pushButton_e</tabstop>
  <tabstop>pushButton_r</tabstop>
  <tabstop>pushButton_t</tabstop>
  <tabstop>pushButton_y</tabstop>
  <tabstop>pushButton_u</tabstop>
  <tabstop>pushButton_i</tabstop>
  <tabstop>pushButton_o</tabstop>
  <tabstop>pushButton_p</tabstop>
  <tabstop>pushButton_zuokuo</tabstop>
  <tabstop>pushButton_youkuo</tabstop>
  <tabstop>pushButton_backsplash</tabstop>
  <tabstop>pushButton_a</tabstop>
  <tabstop>pushButton_s</tabstop>
  <tabstop>pushButton_d</tabstop>
  <tabstop>pushButton_f</tabstop>
  <tabstop>pushButton_g</tabstop>
  <tabstop>pushButton_h</tabstop>
  <tabstop>pushButton_j</tabstop>
  <tabstop>pushButton_k</tabstop>
  <tabstop>pushButton_l</tabstop>
  <tabstop>pushButton_semicolon</tabstop>
  <tabstop>pushButton_quote</tabstop>
  <tabstop>pushButton_enter</tabstop>
  <tabstop>pushButton_z</tabstop>
  <tabstop>pushButton_x</tabstop>
  <tabstop>pushButton_c</tabstop>
  <tabstop>pushButton_v</tabstop>
  <tabstop>pushButton_b</tabstop>
  <tabstop>pushButton_n</tabstop>
  <tabstop>pushButton_m</tabstop>
  <tabstop>pushButton_comma</tabstop>
  <tabstop>pushButton_period</tabstop>
  <tabstop>pushButton_splash</tabstop>
  <tabstop>pushButton_shift</tabstop>
  <tabstop>pushButton_whitespace</tabstop>
  <tabstop>pushButton_is_hanzi</tabstop>
  <tabstop>pushButton_ok</tabstop>
  <tabstop>pushButton_left</tabstop>
  <tabstop>pushButton_down</tabstop>
  <tabstop>pushButton_right</tabstop>
  <tabstop>pushButton_up</tabstop>
  <tabstop>lineEdit_pinyin</tabstop>
  <tabstop>lineEdit_window</tabstop>
 </tabstops>
 <resources/>
 <connections/>
</ui>
